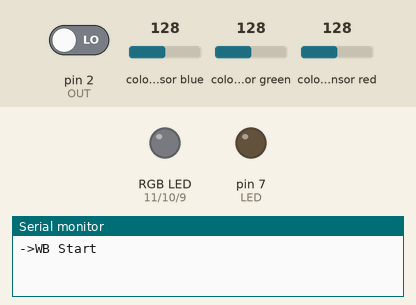
Recording of a sketch running on a simulated Arduino Uno, built with avr-gcc and run on an emulated ATmega328P. Shown: an RGB LED mixed from three pins (HIGH = lit), output pins drawn as LEDs (lit = HIGH), the last lines printed to the serial monitor. Wiring (inferred from the names in the program): TCS3200 colour sensor: output pin 2; S2 pin 5; S3 pin 6; S0 pin 3; S1 pin 4. Inputs (shaded band) come from the test bench; at power-on: colour sensor blue 128, pin 2 (OUT) LOW, colour sensor green 128, colour sensor red 128. Pins used as bus, display or sensor lines are not drawn.

Above: at 0.1 s.
At 6.2 s:
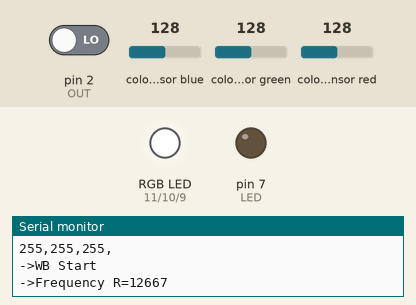
6.3 s: colour sensor blue set to 125
At 9.6 s:
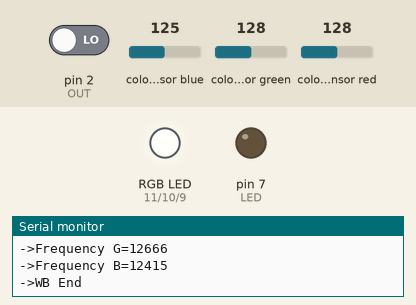
Timing chart, 0 to 15.3 s (numbered marks = the images above; inputs shaded):
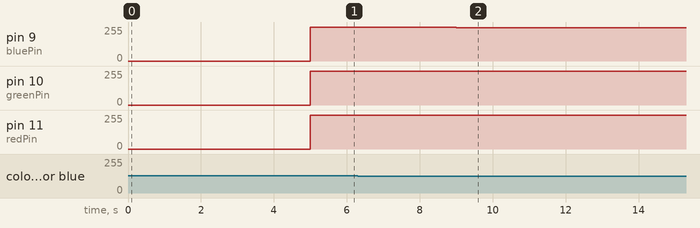

Measured:
- after the input at 6.3 s, pin 9 (bluePin): 255/255 → 249/255 after 2.7 s

The sketch:

color_copy.ino
```cpp
#include <TimerOne.h> //申明库文件
//把TCS3200颜色传感器各控制引脚连到Arduino数字端口
#define S0    3   //物体表面的反射光越强，TCS3002D内置振荡器产生的方波频率越高，
#define S1    4  //S0和S1的组合决定输出信号频率比例因子，比例因子为2%
//比率因子为TCS3200传感器OUT引脚输出信号频率与其内置振荡器频率之比
#define S2     5   //S2和S3的组合决定让红、绿、蓝，哪种光线通过滤波器
#define S3     6
#define OUT    2  //TCS3200颜色传感器输出信号连接到Arduino中断0引脚，并引发脉冲信号中断
//在中断函数中记录TCS3200输出信号的脉冲个数
#define LED    7  //控制TCS3200颜色传感器是否点亮LED灯
float g_SF[3];     //从TCS3200输出信号的脉冲数转换为RGB标准值的RGB比例因子
volatile int g_count = 0;  // 计算与反射光强相对应TCS3200颜色传感器输出信号的脉冲数
// 数组用于存储在1s内TCS3200输出信号的脉冲数，它乘以RGB比例因子就是RGB标准值
int   g_array[3];
int   g_flag = 0;   // 滤波器模式选择顺序标志
int rr = 1;


int redPin = 11;
int greenPin = 10;
int bluePin = 9;//11;

// 初始化TSC3200各控制引脚的输入输出模式
//设置TCS3002D的内置振荡器方波频率与其输出信号频率的比例因子为2%
void TSC_Init()
{
  pinMode(S0, OUTPUT);
  pinMode(S1, OUTPUT);
  pinMode(S2, OUTPUT);
  pinMode(S3, OUTPUT);
  pinMode(OUT, INPUT);
  pinMode(LED, OUTPUT);
  digitalWrite(S0, LOW);
  digitalWrite(S1, HIGH);
}

//选择滤波器模式，决定让红、绿、蓝，哪种光线通过滤波器
void TSC_FilterColor(int Level01, int Level02)
{
  if (Level01 != 0)
    Level01 = HIGH;
  if (Level02 != 0)
    Level02 = HIGH;
  digitalWrite(S2, Level01);
  digitalWrite(S3, Level02);
}

//中断函数，计算TCS3200输出信号的脉冲数
void TSC_Count()
{
  g_count ++ ;
}

//定时器中断函数，每1s中断后，把该时间内的红、绿、蓝三种光线通过滤波器时，
//TCS3200输出信号脉冲个数分别存储到数组g_array[3]的相应元素变量中
void TSC_Callback()
{
  switch (g_flag)
  {
    case 0:
      Serial.println("->WB Start");
      TSC_WB(LOW, LOW);   //选择让红色光线通过滤波器的模式
      break;
    case 1:
      Serial.print("->Frequency R=");
      Serial.println(g_count);   //打印1s内的红光通过滤波器时，TCS3200输出的脉冲个数
      g_array[0] = g_count;    //存储1s内的红光通过滤波器时，TCS3200输出的脉冲个数
      TSC_WB(HIGH, HIGH);  //选择让绿色光线通过滤波器的模式
      break;
    case 2:
      Serial.print("->Frequency G=");
      Serial.println(g_count);   //打印1s内的绿光通过滤波器时，TCS3200输出的脉冲个数
      g_array[1] = g_count;    //存储1s内的绿光通过滤波器时，TCS3200输出的脉冲个数
      TSC_WB(LOW, HIGH);  //选择让蓝色光线通过滤波器的模式
      break;

    case 3:
      Serial.print("->Frequency B=");
      Serial.println(g_count);   //打印1s内的蓝光通过滤波器时，TCS3200输出的脉冲个数
      Serial.println("->WB End");
      g_array[2] = g_count;     //存储1s内的蓝光通过滤波器时，TCS3200输出的脉冲个数
      TSC_WB(HIGH, LOW);   //选择无滤波器的模式
      break;
    case 4:
    noInterrupts();
      colorRGB(constrain(int(g_array[0] * g_SF[0]), 0, 255), constrain(int(g_array[1] * g_SF[1]), 0, 255), constrain(int(g_array[2] * g_SF[2]), 0, 255));
      Timer1.setPeriod(1000000 / rr);   //设置输出信号脉冲计数时长0.1s
      interrupts();
      break;
    default:
      g_count = 0;     //计数值清零
      g_flag = 0;
      break;
  }
}
//设置反射光中红、绿、蓝三色光分别通过滤波器时如何处理数据的标志
//该函数被TSC_Callback( )调用
void TSC_WB(int Level0, int Level1)
{
  g_count = 0;   //计数值清零
  g_flag ++;     //输出信号计数标志
  TSC_FilterColor(Level0, Level1); //滤波器模式
  Timer1.setPeriod(1000000 / rr);   //设置输出信号脉冲计数时长0.1s
  //delay(1000/rr);
}
//初始化
void setup()
{

  pinMode(redPin, OUTPUT);
  pinMode(greenPin, OUTPUT);
  pinMode(bluePin, OUTPUT);


  TSC_Init();
  Serial.begin(9600); //启动串行通信
  Timer1.initialize(1000000 / rr); // defaulte is 1s
  Timer1.attachInterrupt(TSC_Callback); //设置定时器1的中断，中断调用函数为TSC_Callback()
  //设置TCS3200输出信号的上跳沿触发中断，中断调用函数为TSC_Count()
  attachInterrupt(0, TSC_Count, RISING);//0在UNO上代表D2
  //digitalWrite(LED, HIGH);//点亮LED灯
  TSC_Callback();
  delay(5000 / rr); //延时0.4s，以等待被测物体红、绿、蓝三色在1s内的TCS3200输出信号脉冲计数
  //noInterrupts();
  //Timer1.stop();
  //通过白平衡测试，计算得到白色物体RGB值255与1s内三色光脉冲数的RGB比例因子
  g_SF[0] = 255.0 / g_array[0];    //红色光比例因子
  g_SF[1] = 255.0 / g_array[1] ;   //绿色光比例因子
  g_SF[2] = 255.0 / g_array[2] ;   //蓝色光比例因子
  //打印白平衡后的红、绿、蓝三色的RGB比例因子
  Serial.println(g_SF[0], 5);
  Serial.println(g_SF[1], 5);
  Serial.println(g_SF[2], 5);
  //红、绿、蓝三色光分别对应的1s内TCS3200输出脉冲数乘以相应的比例因子就是RGB标准值
  //打印被测物体的RGB值
  for (int i = 0; i < 3; i++) {
    Serial.print(constrain(int(g_array[i] * g_SF[i]), 0, 255));
    Serial.print(",");
  };
  Serial.println();
}
//主程序
void loop()
{
  g_flag = 0;
  //每获得一次被测物体RGB颜色值需时0.4s
  //interrupts();
  //Timer1.resume();
  TSC_Callback();
  delay(5000 / rr);
  //noInterrupts();
  //Timer1.stop();
  //Timer1.detachInterrupt();
  //打印出被测物体RGB颜色值
  for (int i = 0; i < 3; i++) {
    Serial.print(constrain(int(g_array[i] * g_SF[i]), 0, 255));
    Serial.print(",");
  };
  //colorRGB(constrain(int(g_array[0] * g_SF[0]),0,255),constrain(int(g_array[1] * g_SF[1]),0,255),constrain(int(g_array[2] * g_SF[2]),0,255));
  //delay(1000);
  Serial.println();
  //Timer1.resume();
  //Timer1.attachInterrupt(TSC_Callback);
}

void colorRGB(int red, int green, int blue) {
  analogWrite(redPin, constrain(red, 0, 255));
  analogWrite(greenPin, constrain(green, 0, 255));
  analogWrite(bluePin, constrain(blue, 0, 255));
}
```
